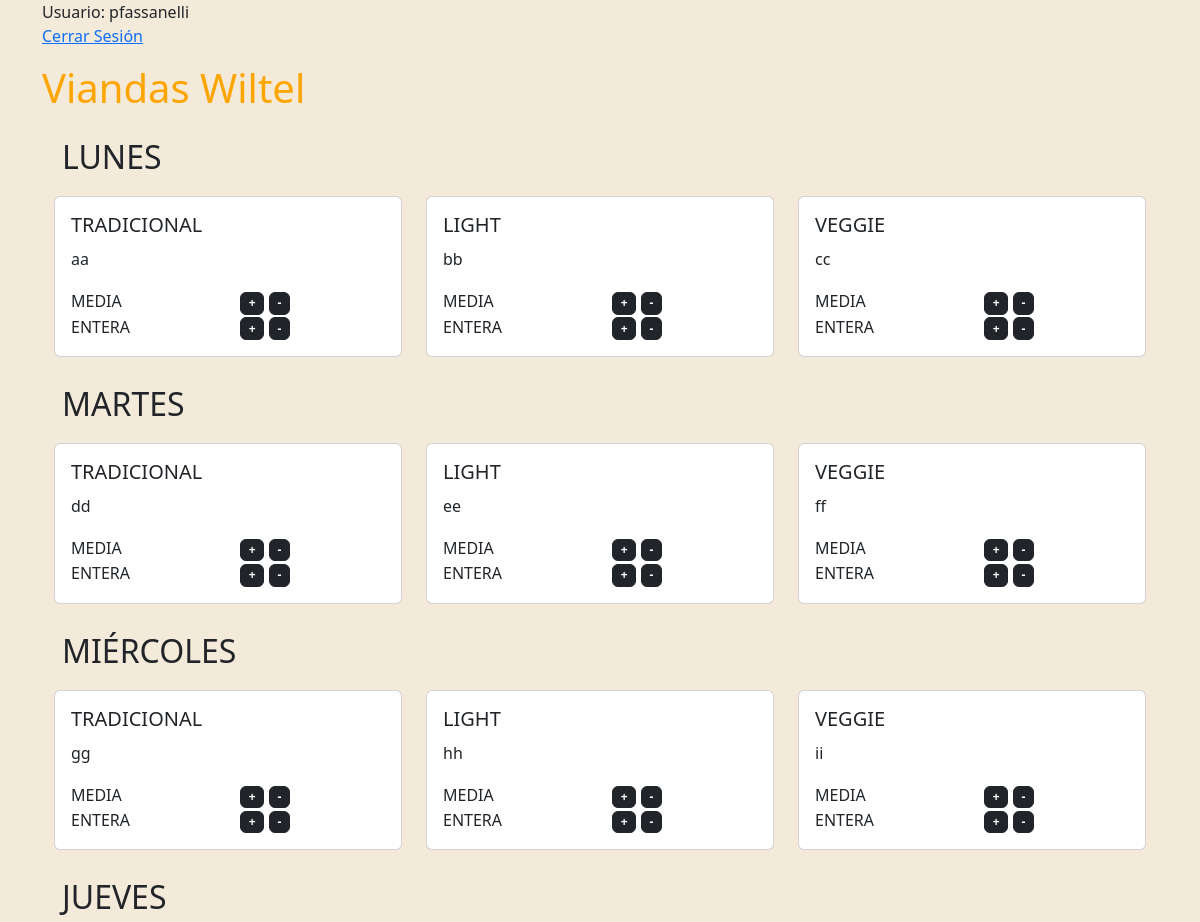
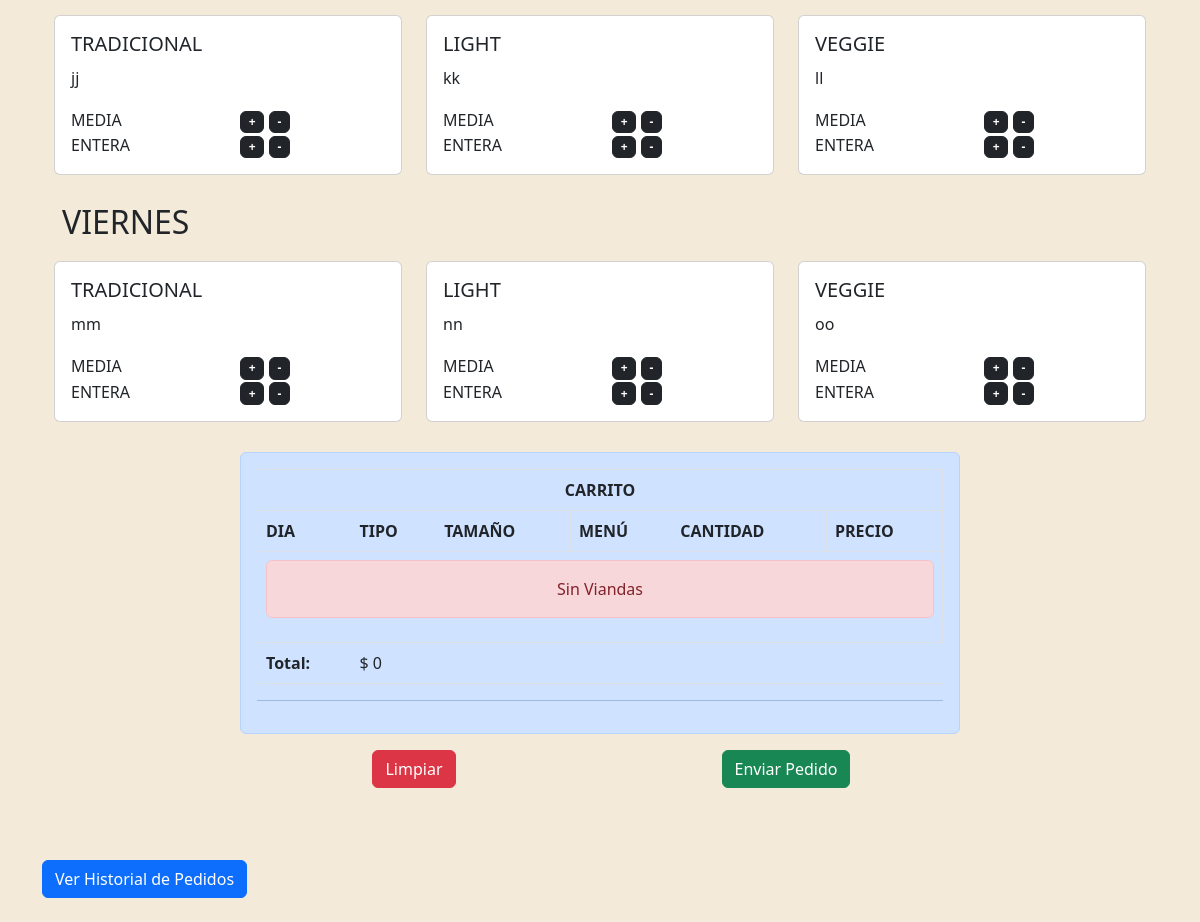
Screenshot of / (signed in) with the database file from the repository (2 pictures, top to bottom).
### Cometela/models.py (models this page shows, shortened)
class Vianda(models.Model):
    DIAS = (
        ('LUNES', 'Lunes'),
        ('MARTES', 'Martes'),
        ('MIERCOLES', 'Miercoles'),
        ('JUEVES', 'Jueves'),
        ('VIERNES', 'Viernes')
    )
    dia = models.CharField(choices= DIAS, null=False, max_length=20)
    fecha = models.DateField(null=True)
    descripcion = models.CharField(max_length=250)
    Estados = (
        ('ACTIVA', 'Activa'),
        ('INACTIVA', 'Inactiva')
    )
    estado = models.CharField(choices= Estados, max_length=20, null = True)
    Tipos = (
        ('TRADICIONAL', 'Tradicional'),
        ('VEGGIE', 'Veggie'),
        ('LIGHT', 'Light')
    )
    tipo = models.CharField(choices= Tipos, max_length=20)

class Tamaño(models.Model):
    Tamaños = (
        ('MEDIA', 'Media'),
        ('ENTERA', 'Entera')
    )
    tamaño = models.CharField(choices= Tamaños, max_length=20, null=True)
    precio = models.IntegerField(default=0)
    Estados = (
        ('ACTIVA', 'Activa'),
        ('INACTIVA', 'Inactiva')
    )
    estado = models.CharField(choices= Estados, max_length=20, null = True)

class ViandaTamaño(models.Model):
    vianda = models.ForeignKey(Vianda, on_delete=models.CASCADE)
    tamaño = models.ForeignKey(Tamaño, on_delete=models.CASCADE)

### Cometela/views.py (the view)
# urls.py: path('', tienda, name = "Tienda"),
@login_required(login_url="/autenticacion/iniciar_sesion")
def tienda(request):
    if (es_rrhh(request.user)):
        return rrhh(request)
    if (tiene_pedido_activo(request.user)):
        return render(request, "pedido_realizado.html")
    if (existen_viandas_activas() == False):
        return render(request, "fuera_de_termino.html")
    viandas = Vianda.objects.filter(estado='ACTIVA')
    tamaños = Tamaño.objects.filter(estado='ACTIVA')
    viandas_tamaños = ViandaTamaño.objects.all()
    viandas_tamaños_activas = []
    for x in viandas_tamaños:
        if x.vianda.estado == 'ACTIVA':
            viandas_tamaños_activas.append(x)
    dias = ['LUNES', 'MARTES', 'MIERCOLES', 'JUEVES', 'VIERNES']
    return render(request, "viandas.html", {'viandas': viandas, 'tamaños': tamaños, 'viandas_tamaños': viandas_tamaños_activas, 'dias':dias})

### Cometela/context_processor.py (called while the page is built)
def total_carrito(request):
    total = 0
    if request.user.is_authenticated:
        if "carrito" in request.session.keys():
            for key, value in request.session["carrito"].items():
                total += int(value["acumulado"])
    return {"total_carrito": total}

### Cometela/views.py (called while the page is built)
def tiene_pedido_activo(user):
    pedidos = Pedido.objects.filter(user=user).filter(estado='ACTIVO')
    if len(pedidos) == 1:
        return True
    return False

def existen_viandas_activas():
    viandas_activas = Vianda.objects.filter(estado='ACTIVA')
    if len(viandas_activas) > 0:
        return True
    return False

def es_rrhh(user):
    return user.groups.filter(name__in=['RRHH'])

### Cometela/templates/viandas.html (shortened to what this page needs)
{% extends 'base.html' %}
{% block contents %}
<div class="container ">
    <div class="row justify-content-center">
        <div class="col-lg-12">
            {% include "menus_normal.html" %}
        </div>
        <div class="col-lg-8 mb-5">
            {% include "carrito.html" %}
        </div>
    </div>
</div>
<div>
    <a href="{% url 'mostrar_pedidos' %}" class="btn btn-primary mt-4 mb-4">Ver Historial de Pedidos</a>
</div>
{% endblock %}

### Cometela/templates/base.html (shortened to what this page needs)
{% load static %}
<!DOCTYPE html>
<html lang="en">
<head>
    <link rel="stylesheet" href="{% static 'bootstrap/css/bootstrap.min.css' %}">
    <link rel="stylesheet" href="{% static 'css/estilos.css' %}">
</head>
<body>
    <div class="container">
        <div>
            {% if user.is_authenticated %}
            Usuario: {{user.username}}
            <p><a href="{% url 'cerrar_sesion' %}">Cerrar Sesión</a></p>
            {% endif %}
        </div>
        <div class="row">
            <div class="col-12 align-self-center"><a href="{% url 'Tienda' %} " style="text-decoration: none"><h1>Viandas Wiltel</h1></a></div>
        </div>
         {% block contents %}
         {% endblock %}
    </div>
</body>
</html>

### Cometela/templates/menus_normal.html (shortened to what this page needs)
<div class="row" style="padding: 10px 0;">
    <div class="col-12">
        <div class="row">
            {% for dia in dias %}
                <div class="m-2">
                    {% if dia != 'MIERCOLES' %}
                        <h2>{{dia}}</h2>
                    {% else %}
                        <h2>MIÉRCOLES</h2>
                    {% endif %}
                </div>
                {% for vianda in viandas %}
                    {% if vianda.descripcion != '-' and vianda.dia == dia %}
                    <div class="col-lg-4 mb-4">
                        <div class="card mt-1  h-100" >
                            <div class="card-body  d-flex flex-column justify-content-between">
                                <h5 class="card-title">{{vianda.tipo}}</h5>
                                <p class="card-text">{{vianda.descripcion}}</p>
                                <div class="row">
                                    {% for tamaño in tamaños %}
                                    {% for vianda_tamaño in viandas_tamaños %}
                                    {% if vianda_tamaño.vianda == vianda and vianda_tamaño.tamaño == tamaño %}
                                        <div class="w-50">{{tamaño.tamaño}}</div>
                                        <div class="w-50">
                                            <button class="badge btn btn-dark badge-dark" onclick="Agregar('{{vianda_tamaño.id}}')" id="btnAgregar">+</button>
                                            <button class="badge btn btn-dark badge-dark" onclick="Restar('{{vianda_tamaño.id}}')" id="btnRestar">-</button>
                                        </div>
                                    {% endif %}
                                    {% endfor %}
                                    {% endfor %}
                                </div>
                            </div>
                        </div>
                    </div>
                    {% endif %}
                {% endfor %}
            {% endfor %}
        </div>
    </div>
</div>

### Cometela/static/css/estilos.css (style rules this page uses)
body { margin:0; padding: 0; box-sizing: border-box; background-color: rgb(243, 234, 217); }
h1 { color: orange; }

### rows the page displays
Vianda: tipo "TRADICIONAL", descripcion "aa"
Tamaño: tamaño "MEDIA"
Tamaño: tamaño "ENTERA"
Vianda: tipo "LIGHT", descripcion "bb"
Vianda: tipo "VEGGIE", descripcion "cc"
Vianda: tipo "TRADICIONAL", descripcion "dd"
Vianda: tipo "LIGHT", descripcion "ee"
Vianda: tipo "VEGGIE", descripcion "ff"
Vianda: tipo "TRADICIONAL", descripcion "gg"
Vianda: tipo "LIGHT", descripcion "hh"
Vianda: tipo "VEGGIE", descripcion "ii"
Vianda: tipo "TRADICIONAL", descripcion "jj"
Vianda: tipo "LIGHT", descripcion "kk"
Vianda: tipo "VEGGIE", descripcion "ll"
Vianda: tipo "TRADICIONAL", descripcion "mm"
Vianda: tipo "LIGHT", descripcion "nn"
Vianda: tipo "VEGGIE", descripcion "oo"

### other values shown
{{ user.username }} "pfassanelli"
{{ dia }} "LUNES" "MARTES" "JUEVES" "VIERNES"
{{ total_carrito }} "0"
